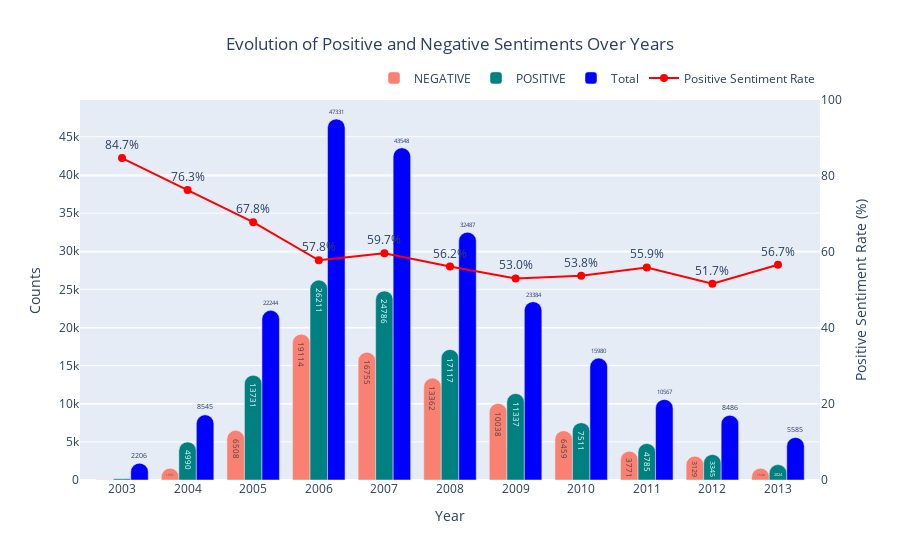

The notebook cell this image was saved under:
### Code cell
fig = go.Figure(
    data=[
        go.Bar(
            x=df_g.YEA,
            y=df_g.NEGATIVE,
            name="NEGATIVE",
            text=df_g.NEGATIVE,
            textposition="inside",
            marker=dict(color="salmon")
        ),
        go.Bar(
            x=df_g.YEA,
            y=df_g.POSITIVE,
            name="POSITIVE",
            text=df_g.POSITIVE,
            textposition="inside",
            marker=dict(color="teal")
        ),
        go.Bar(
            x=df_g.YEA,
            y=df_g.TOTAL,
            name="Total",
            text=df_g.TOTAL,
            textposition="outside",
            marker=dict(color="blue")
        ),
    ],
    layout=dict(
        barcornerradius=15,
    ),
)

# Overlay line graph for Positive Sentiment Rate
fig.add_trace(
    go.Scatter(
        x=df_g2.YEA,
        y=df_g2.POSITIVE_PERC * 100,  # Convert to percentage
        mode="lines+markers+text",
        name="Positive Sentiment Rate",
        text=[f"{pr*100:.1f}%" for pr in df_g2["POSITIVE_PERC"]],
        textposition="top center",
        line=dict(color="red", width=2),
        marker=dict(color="red", size=8),
        yaxis="y2"
    )
)

# Update layout for dual y-axis
fig.update_layout(
    title=dict(
        text="Evolution of Positive and Negative Sentiments Over Years",
        x=0.5,
        xanchor="center"
    ),
    xaxis=dict(
        title="Year",
        tickvals=df_g.YEA,
    ),
    yaxis=dict(
        title="Counts",
        side="left"
    ),
    yaxis2=dict(
        title="Positive Sentiment Rate (%)",
        overlaying="y",
        side="right",
        range=[0, 100],
        tickformat=".0f%",
    ),
    barmode="group",
    legend=dict(orientation="h", yanchor="bottom", y=1.02, xanchor="right", x=1)
)

# Save and show the plot
pio.write_html(fig, file="res/Plots/Evolution_of_Sentiments.html", auto_open=False)
fig.show()

### Figure 1 — Plotly figure (JSON) as saved in the notebook; plotly's stock layout.template omitted (floating-point values rounded to 4 significant figures)
{"data": [{"marker": {"color": "salmon"}, "name": "NEGATIVE", "text": [31, 1551, 6508, 19114, 16755, 13362, 10038, 6459, 3771, 3129, 1548], "textposition": "inside", "type": "bar", "x": [2003, 2004, 2005, 2006, 2007, 2008, 2009, 2010, 2011, 2012, 2013], "y": [31, 1551, 6508, 19114, 16755, 13362, 10038, 6459, 3771, 3129, 1548]}, {"marker": {"color": "teal"}, "name": "POSITIVE", "text": [172, 4990, 13731, 26211, 24786, 17117, 11337, 7511, 4785, 3345, 2024], "textposition": "inside", "type": "bar", "x": [2003, 2004, 2005, 2006, 2007, 2008, 2009, 2010, 2011, 2012, 2013], "y": [172, 4990, 13731, 26211, 24786, 17117, 11337, 7511, 4785, 3345, 2024]}, {"marker": {"color": "blue"}, "name": "Total", "text": [2206, 8545, 22244, 47331, 43548, 32487, 23384, 15980, 10567, 8486, 5585], "textposition": "outside", "type": "bar", "x": [2003, 2004, 2005, 2006, 2007, 2008, 2009, 2010, 2011, 2012, 2013], "y": [2206, 8545, 22244, 47331, 43548, 32487, 23384, 15980, 10567, 8486, 5585]}, {"line": {"color": "red", "width": 2}, "marker": {"color": "red", "size": 8}, "mode": "lines+markers+text", "name": "Positive Sentiment Rate", "text": ["84.7%", "76.3%", "67.8%", "57.8%", "59.7%", "56.2%", "53.0%", "53.8%", "55.9%", "51.7%", "56.7%"], "textposition": "top center", "type": "scatter", "x": [2003, 2004, 2005, 2006, 2007, 2008, 2009, 2010, 2011, 2012, 2013], "y": [84.73, 76.29, 67.84, 57.83, 59.67, 56.16, 53.04, 53.77, 55.93, 51.67, 56.66], "yaxis": "y2"}], "layout": {"barcornerradius": 15, "barmode": "group", "legend": {"orientation": "h", "x": 1, "xanchor": "right", "y": 1.02, "yanchor": "bottom"}, "title": {"text": "Evolution of Positive and Negative Sentiments Over Years", "x": 0.5, "xanchor": "center"}, "xaxis": {"tickvals": [2003, 2004, 2005, 2006, 2007, 2008, 2009, 2010, 2011, 2012, 2013], "title": {"text": "Year"}}, "yaxis": {"side": "left", "title": {"text": "Counts"}}, "yaxis2": {"overlaying": "y", "range": [0, 100], "side": "right", "tickformat": ".0f%", "title": {"text": "Positive Sentiment Rate (%)"}}}}
